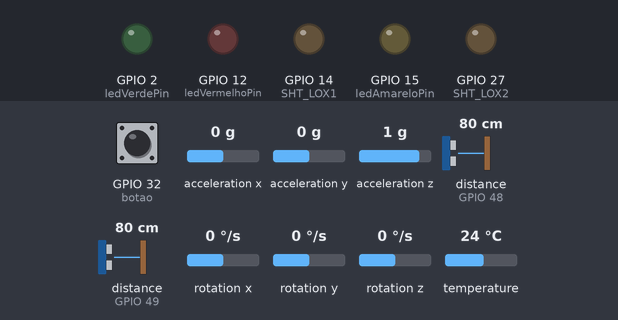
The sketch below on a simulated ESP32. Shown: output pins drawn as LEDs (lit = HIGH). Inputs (shaded band) come from the test bench; at power-on: GPIO 32 (botao) LOW, distance to the obstacle (sensors on GPIO 48, GPIO 49) 80 cm, acceleration x 0 g, acceleration y 0 g, acceleration z 1 g, rotation x 0 °/s, rotation y 0 °/s, rotation z 0 °/s, temperature 24 °C. The local clock reads 2024-03-15 10:24:30 at power-on unless the sketch sets it; storage starts empty; what the sketch prints to the serial monitor is not drawn.

Above: at 0.1 s.
At 15.7 s:
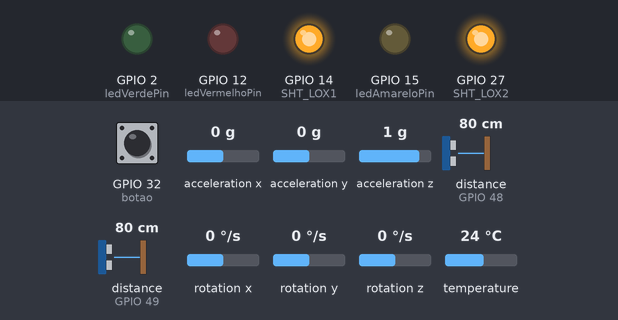
15.8 s: GPIO 32 (botao) pulled HIGH for 0.15 s
At 17.0 s:
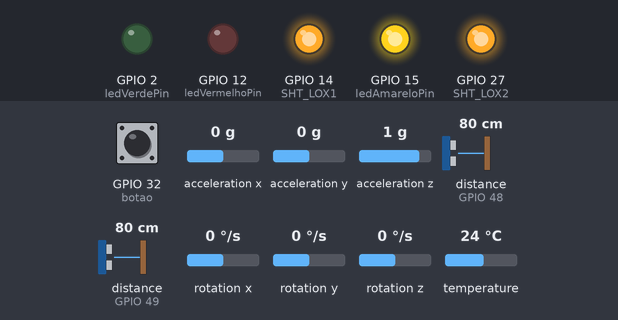
17.4 s: distance to the obstacle (sensor on GPIO 48) set to 250 cm
19.0 s: distance to the obstacle (sensor on GPIO 49) set to 299 cm
20.6 s: distance to the obstacle (sensor on GPIO 48) set to 2 cm
Timing chart, 0 to 23.2 s (numbered marks = the images above; inputs shaded):
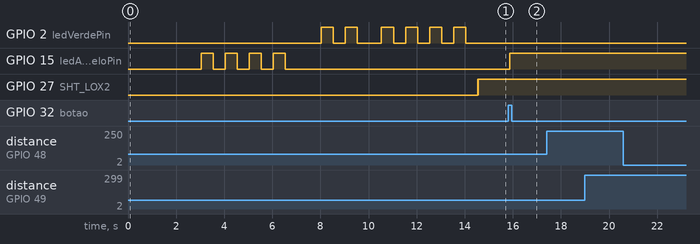

The sketch:

bicycle-safety-monitorV3.ino
```cpp
#include <MPU6050_light.h>
#include "Adafruit_VL53L0X.h"
#include <Adafruit_Sensor.h>
#include <Wire.h>             // Include Wire library for I2C
#include <TinyGPS++.h>        // Include TinyGPS++ library for GPS functionality
#include <ESP32Time.h>        // Include ESP32Time library for time functionality
#include <SD.h>               // Include SD library for SD card functionality
#include <SPI.h>              // Include SPI library for SPI communication
#include <ESP.h> // Necessário para acesso à função ESP.restart()


MPU6050 mpu(Wire);

// address we will assign if dual sensor is present
#define LOX1_ADDRESS 0x30
#define LOX2_ADDRESS 0x31

// set the pins to shutdown
#define SHT_LOX1 14
#define SHT_LOX2 27

// objects for the vl53l0x
Adafruit_VL53L0X lox1 = Adafruit_VL53L0X();
Adafruit_VL53L0X lox2 = Adafruit_VL53L0X();

VL53L0X_RangingMeasurementData_t measure1;
VL53L0X_RangingMeasurementData_t measure2;

long timer = 0;

// Sampling control definitions
const int amostrasPorSegundo = 10;                        // Samples per second
unsigned long tempoUltimaAmostra = 0;                     // Time of the last sample
const long intervaloAmostras = 1000 / amostrasPorSegundo; // Interval between samples in ms
int indiceAmostra = 0;                                    // Sample index initialization

// Definição dos pinos dos LEDs
const int botao = 32;
const int ledVerdePin = 2;
const int ledVermelhoPin = 12;
const int ledAmareloPin = 15;
// Definição dos pinos RX e TX para o GPS

// Initialize ESP32Time object with an offset for GMT-3
ESP32Time rtc(-10800);

#define GPS_BAUDRATE 9600  // Define the default baudrate for NEO-6M GPS module

TinyGPSPlus gps;   // Create a TinyGPS++ object for handling GPS data

String dataMessage;  // String to save data for SD card writing

File dataFile;  // File object for SD card operations

// Internal RTC variables
int rtcdia, rtcmes, rtcano, rtchora, rtcminuto, rtcsegundo{ 0 };
// GPS variables
int gpsdia, gpsmes, gpsano, gpshora, gpsminuto, gpssegundo{ 0 };
float gpslat, gpslong{ 0 };  // GPS latitude and longitude
char latitudeStr[15];        // String to store latitude
char longitudeStr[15];       // String to store longitude
double gpsalt = 0;           // GPS altitude
float gpsvel = 0;            // GPS speed

// Sensor reading variables
float temperatura;
float accX, accY, accZ;
float gyroX, gyroY, gyroZ;
float accAngleX, accAngleY;
float angleX, angleY, angleZ;
int dist1, dist2, botaoStatus{ 0 };

int gpsUpdate = 0;  // Flag to indicate if GPS was updated on the last data

void setup() {
  Serial.begin(115200); // Initialize serial communication at 115200 bits per second
  Serial2.begin(GPS_BAUDRATE); // Initialize GPS module serial communication

  // Display startup message
  Serial.println(F("Bicycle-safety-monitorV3 - Coded by Jairo Ivo"));
  while (!Serial); // Wait for the serial port to connect. Needed for native USB

  initSDCard(); // Initialize SD card
  checkSDFile(); // Check for data.csv on the SD card, create it if missing

  // Configura os pinos dos LEDs como saídas
  pinMode(ledVerdePin, OUTPUT);
  pinMode(ledVermelhoPin, OUTPUT);
  pinMode(ledAmareloPin, OUTPUT);
  //Configura o botão
  pinMode(botao, INPUT);

  // Inicializa a comunicação I2C com os pinos SDA e SCL específicos e a frequência desejada
  #ifdef _ESP32_HAL_I2C_H_
  Wire.begin(21, 22, 400000); // SDA, SCL, Frequency
  #else
  Wire.begin(); // Use default settings for other boards
  #endif

  //mpu.setWire(&Wire); // Esta linha pode precisar ser ajustada conforme a sua biblioteca

  byte status = mpu.begin();
  Serial.print(F("MPU6050 status: "));
  Serial.println(status);
  while(status!=0){

    blink('R', 2);

  } // Para tudo se não conseguir conectar ao MPU6050

  Serial.println(F("Calculating offsets, do not move MPU6050"));
  delay(1000);
  blink('Y', 4);
  mpu.calcOffsets(true,true);
  blink('G', 2);
  Serial.println("Done!\n");

  Serial.println(F("Initiating synchronization of the internal RTC with the GPS!"));
  delay(500); // Short delay before starting the synchronization process

  int tentativas = 0;

  // Wait until the RTC year is valid (assuming year is at least 2023 for this project)
  while (rtc.getYear() < 2023 || rtc.getYear() > 2025) {
    Serial.print(F(".")); // Imprime um ponto como indicador de progresso
    rtcSyncWithGps(); // Tenta sincronizar o RTC com o GPS

    tentativas++;
    if (tentativas >= 500) {
      Serial.println(F("Muitas tentativas falhas, reiniciando..."));
      blink('R', 4);
      ESP.restart(); // Reinicia o ESP32
    }
  }
  blink('G', 4);

    // wait until serial port opens for native USB devices
  while (! Serial) { delay(1); }

  pinMode(SHT_LOX1, OUTPUT);
  pinMode(SHT_LOX2, OUTPUT);

  Serial.println(F("Shutdown pins inited..."));

  digitalWrite(SHT_LOX1, LOW);
  digitalWrite(SHT_LOX2, LOW);

  Serial.println(F("Both in reset mode...(pins are low)"));


  Serial.println(F("Starting..."));
  setID();

}

void setID() {
  // all reset
  digitalWrite(SHT_LOX1, LOW);
  digitalWrite(SHT_LOX2, LOW);
  delay(10);
  // all unreset
  digitalWrite(SHT_LOX1, HIGH);
  digitalWrite(SHT_LOX2, HIGH);
  delay(10);

  // activating LOX1 and resetting LOX2
  digitalWrite(SHT_LOX1, HIGH);
  digitalWrite(SHT_LOX2, LOW);

  // initing LOX1
  if(!lox1.begin(LOX1_ADDRESS)) {
    blink('R', 6);
    delay(500);
    Serial.println(F("Failed to boot first VL53L0X"));
    while(1);
  }
  delay(10);

  // activating LOX2
  digitalWrite(SHT_LOX2, HIGH);
  delay(10);

  //initing LOX2
  if(!lox2.begin(LOX2_ADDRESS)) {
    blink('R', 8);
    delay(500);
    Serial.println(F("Failed to boot second VL53L0X"));
    while(1);
  }
}

void read_dual_sensors() {

  lox1.rangingTest(&measure1, false); // pass in 'true' to get debug data printout!
  lox2.rangingTest(&measure2, false); // pass in 'true' to get debug data printout!

  // print sensor one reading
  Serial.print(F("1: "));
  if(measure1.RangeStatus != 4) {     // if not out of range
    Serial.print(measure1.RangeMilliMeter);
    dist1 = measure1.RangeMilliMeter;
  } else {
    Serial.print(F("Out of range"));
  }

  Serial.print(F(" "));

  // print sensor two reading
  Serial.print(F("2: "));
  if(measure2.RangeStatus != 4) {
    Serial.print(measure2.RangeMilliMeter);
    dist2 = measure2.RangeMilliMeter;
  } else {
    Serial.print(F("Out of range"));
  }

  Serial.println();
}

void mpuData() {
  mpu.update();

  // Atribui os valores às variáveis
  temperatura = mpu.getTemp();

  accX = mpu.getAccX();
  accY = mpu.getAccY();
  accZ = mpu.getAccZ();

  gyroX = mpu.getGyroX();
  gyroY = mpu.getGyroY();
  gyroZ = mpu.getGyroZ();

  accAngleX = mpu.getAccAngleX();
  accAngleY = mpu.getAccAngleY();

  angleX = mpu.getAngleX();
  angleY = mpu.getAngleY();
  angleZ = mpu.getAngleZ();
}

void blink(char ledColor, int blinkCount) {
    int ledPin;

    // Determina qual pino usar com base na cor do LED
    switch (ledColor) {
        case 'G': // Verde
            ledPin = ledVerdePin;
            break;
        case 'R': // Vermelho
            ledPin = ledVermelhoPin;
            break;
        case 'Y': // Amarelo
            ledPin = ledAmareloPin;
            break;
        default:
            // Cor inválida, sai da função
            return;
    }

    if(ledPin == ledVermelhoPin){
      digitalWrite(ledAmareloPin, HIGH); // Liga o LED
      delay(500);                 // Espera meio segundo
      digitalWrite(ledAmareloPin, LOW);  // Desliga o LED
      delay(500);                 // Espera meio segundo
    }

    for (int i = 0; i < blinkCount; i++) {
      digitalWrite(ledPin, HIGH); // Liga o LED
      delay(500);                 // Espera meio segundo
      digitalWrite(ledPin, LOW);  // Desliga o LED
      delay(500);                 // Espera meio segundo
      }


    if(ledPin == ledVermelhoPin){
      digitalWrite(ledAmareloPin, HIGH); // Liga o LED
      delay(500);                 // Espera meio segundo
      digitalWrite(ledAmareloPin, LOW);  // Desliga o LED
      delay(500);                 // Espera meio segundo

    }
}

void readBotao() {

  if(digitalRead(botao) == HIGH){
        botaoStatus = 1;
        digitalWrite(ledAmareloPin, HIGH);
      } else{
        botaoStatus = 0;
      }

}

void loop() {
  // Get the current time in milliseconds since the program started
  unsigned long tempoAtual = millis();

  // Check if it's time to collect and save data based on the predefined interval
  if (tempoAtual - tempoUltimaAmostra >= intervaloAmostras) {
    saveData(); // Save the collected data
    tempoUltimaAmostra = tempoAtual; // Update the time of the last sample collection

    // Increment and check the sample index, reset if it exceeds samples per second
    indiceAmostra++;
    if (indiceAmostra > amostrasPorSegundo) {
      indiceAmostra = 1; // Reset index after reaching the limit
    }

    // Log current RTC date and time to Serial
    Serial.print(F("- RTC date&time: "));
    Serial.println(rtc.getTime("%A, %B %d %Y %H:%M:%S"));

    // Update RTC time variables
    rtcmes = rtc.getMonth(); rtcdia = rtc.getDay(); rtcano = rtc.getYear();
    rtchora = rtc.getHour(true); rtcminuto = rtc.getMinute(); rtcsegundo = rtc.getSecond();

    read_dual_sensors();
    mpuData();
    readBotao();
    // Log the current sample index
    Serial.println(indiceAmostra);

    // Note: The blinkLed function is intentionally not called in the main loop to avoid affecting the sampling rate
  }
  // Reset the GPS update flag
  gpsUpdate = 0;

  // Check if a second has passed to reduce GPS data processing load
  if ((rtc.getSecond()) != rtcsegundo) {
    // Check if there is any data available from the GPS module
    if (Serial2.available() > 0) {
      // Try to parse GPS data
      if (gps.encode(Serial2.read())) {
        // Check if the location data is valid
        if (gps.location.isValid()) {

          // Convert latitude and longitude to string with fixed format
          dtostrf(gps.location.lat(), 12, 8, latitudeStr); dtostrf(gps.location.lng(), 12, 8, longitudeStr);

          gpsUpdate = 1; // Set GPS update flag

          // Check if altitude data is valid
          if (gps.altitude.isValid()) {
            gpsalt = gps.altitude.meters(); // Update altitude
          } else {
            Serial.println(F("- alt: INVALID"));
            delay(150); // Introduce a delay to allow serial print completion
          }
        } else {
          Serial.println(F("- location: INVALID"));
          delay(150); // Introduce a delay to allow serial print completion
        }

        // Check if speed data is valid
        if (gps.speed.isValid()) {
          gpsvel = gps.speed.kmph(); // Update speed
        } else {
          Serial.println(F("- speed: INVALID"));
          delay(150); // Introduce a delay to allow serial print completion
        }

        // Check if GPS date and time data is valid
        if (gps.date.isValid() && gps.time.isValid()) {
          // Update GPS date and time variables
          gpsano = gps.date.year(); gpsmes = gps.date.month(); gpsdia = gps.date.day(); gpshora = gps.time.hour(); gpsminuto = gps.time.minute(); gpssegundo = gps.time.second();
        } else {
          Serial.println(F("- gpsDateTime: INVALID"));
          delay(150); // Introduce a delay to allow serial print completion
        }
      }
    }
  }
}

void rtcSyncWithGps() {
  if (Serial2.available() > 0) {
    //delay(150);
    if (gps.encode(Serial2.read())) {
      delay(150);
      Serial.print(F("- GPS date&time: "));
      if (gps.date.isValid() && gps.time.isValid()) {
        Serial.print(gps.date.year()); Serial.print(F("-")); Serial.print(gps.date.month()); Serial.print(F("-")); Serial.print(gps.date.day()); Serial.print(F(" "));
        Serial.print(gps.time.hour()); Serial.print(F(":")); Serial.print(gps.time.minute()); Serial.print(F(":")); Serial.println(gps.time.second());
        rtc.setTime((gps.time.second()), (gps.time.minute()), (gps.time.hour()), (gps.date.day()), ((gps.date.month()) + 1), (gps.date.year()));  // 17th Jan 2021 15:24:30
        //rtc.setTime(1609459200);  // 1st Jan 2021 00:00:00
        //rtc.offset = 7200; // change offset value
        Serial.print(F("- RTC date&time: ")); Serial.println(rtc.getTime("%A, %B %d %Y %H:%M:%S"));  // (String) returns time with specified format
        // formating options  http://www.cplusplus.com/reference/ctime/strftime/
      } else {
        Serial.println(F("No valid date and time data!"));
      }
      Serial.println();
    }
  }
  if (millis() > 5000 && gps.charsProcessed() < 10)
    Serial.println(F("No valid gps data: check connection"));
}
```

sdCard.ino
```cpp
void saveData() {
  dataMessage = String(rtcdia) + "/" + String(rtcmes) + "/" + String(rtcano) + ","
            + String(rtchora) + ":" + String(rtcminuto) + ":" + String(rtcsegundo) + ","
            + String(gpsdia) + "/" + String(gpsmes) + "/" + String(gpsano) + ","
            + String(gpshora) + ":" + String(gpsminuto) + ":" + String(gpssegundo) + ","
            + String(latitudeStr) + "," + String(longitudeStr) + ","
            + String(gpsalt) + "," + String(gpsvel) + "," + String(gpsUpdate) + ","
            + String(indiceAmostra) + ","
            + String(temperatura) + ","
            + String(accX) + "," + String(accY) + "," + String(accZ) + ","
            + String(gyroX) + "," + String(gyroY) + "," + String(gyroZ) + ","
            + String(accAngleX) + "," + String(accAngleY) + ","
            + String(angleX) + "," + String(angleY) + "," + String(angleZ) + ","
            + String(dist1) + ","  // Adicionando a variável dist1
            + String(dist2) + ","  // Adicionando a variável dist2
            + String(botaoStatus) + "\r\n";  // Adicionando a variável botaoStatus
  Serial.print(F("- data appended: ")); Serial.print(dataMessage);
  appendFile(SD, "/data.csv", dataMessage.c_str());
}

//This function checks if the data.csv file exists along with the right header
//If it doesn't exist, it calls the writeFile function to create the file
void checkSDFile() {
  File file = SD.open("/data.csv");
  if (!file) {
    Serial.println("File doesn't exist");
    Serial.println("Creating file...");
    delay(1000);
    writeFile(SD, "/data.csv", "RTCData, RTCHora, GPSData, GPSHora, Lat, Long, Altgps, Vel, GPSUpdate, IndiceAmostra, Temperatura, AccX, AccY, AccZ, GyroX, GyroY, GyroZ, AccAngleX, AccAngleY, AngleX, AngleY, AngleZ, Dist1, Dist2, BotaoStatus \r\n");

  } else {
    Serial.println("File already exists");
  }
  file.close();
  delay(1000);
}

//Starts the SDcard as soon as the system is powered on
//Verifies that it is present and working
void initSDCard() {
  if (!SD.begin()) {
    blink('R', 2);
  } else {
    return;
  }
  uint8_t cardType = SD.cardType();

  //Checks SD card type and free space
  if (cardType == CARD_NONE) {
    return;
  }
  //Serial.print("SD Card Type: ");
  if (cardType == CARD_MMC) {
    //Serial.println("MMC");
  } else if (cardType == CARD_SD) {
    //Serial.println("SDSC");
  } else if (cardType == CARD_SDHC) {
    //Serial.println("SDHC");
  } else {
    //Serial.println("UNKNOWN");
  }
  uint64_t cardSize = SD.cardSize() / (1024 * 1024);
  Serial.printf("SD Card Size: %lluMB\n", cardSize);
}


// Writes the data file.csv if it doesn't exist
void writeFile(fs::FS &fs, const char *path, const char *message) {
  Serial.printf("Writing file: %s\n", path);
  File file = fs.open(path, FILE_WRITE);
  if (!file) {
    //Serial.println("Failed to open file for writing");
    return;
  }
  if (file.print(message)) {
    //Serial.println("File written");
  } else {
    blink('R', 2);
    //Serial.println("Write failed");
  }
  file.close();
}

// Writes the data generated in dataSave and passed through the dataMensseger string
void appendFile(fs::FS &fs, const char *path, const char *message) {
  //Serial.printf("- appending to file: %s\n", path);
  File file = fs.open(path, FILE_APPEND);
  if (!file) {
    Serial.println("Failed to open file for appending");
    //delay(250);
  }
  if (file.print(message)) {
    //Serial.println("- message appended");
    //delay(250);
  } else {
    //delay(250);
    //Serial.println("- append failed");
  }
  file.close();
}
```

Measured:
- after the input at 15.8 s, GPIO 15 (ledAmareloPin): LOW → HIGH after 0.07 s
- after the input at 17.4 s, every drawn part: stays the same
- after the input at 19.0 s, every drawn part: stays the same
- after the input at 20.6 s, every drawn part: stays the same
